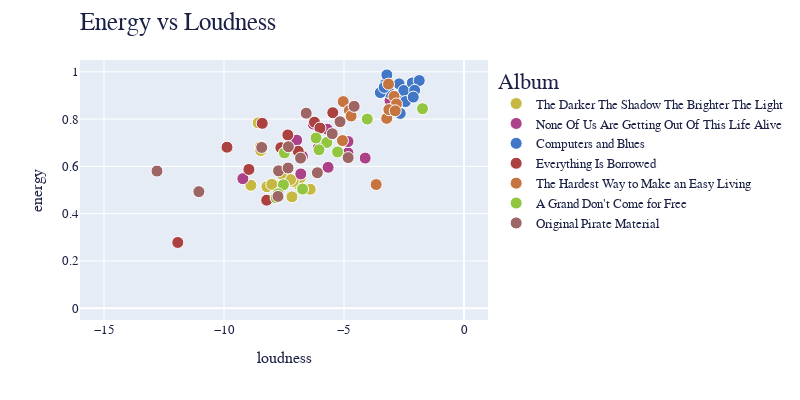

Source (notebook cell):
### Markdown cell above
We do see:
- in general very few significant correlations
- a high positive correlation between energy and loudness (the more energetic the louder, or the other way around, correlation doesn't describe causality)
- a low positive correlation between energy and valence (the more energetic the smaller the valence score, or the other way around)
- a low positive correlation between loudness and valence (the louder the smaller the valence score, or the other way around)
- a low negative correlation between popularity and loudness (the more popular the quieter)

Remember, this plot does not include all these very low correlations (between -0.3 and 0.3) that we saw in the heatmap.

The relationships between energy, loudness and valence are reasonable.

I hadn't expected that quieter songs tend to be more popular.

### Energy vs Valence
We learned there is only one pair of variables which show a high correlation. Let's plot these first.

Please note:
**Github cannot display interactive elements. Please use [nbviewer](https://nbviewer.org/github/scheinmensch/Spotify/blob/main/TheStreets.ipynb?flush_cache=False) to view the following plots.**

### Code cell
fig = px.scatter(ts, x='loudness', y='energy', color='album_name', custom_data=['name'], color_discrete_map=cpal_px, opacity=1)

fig.update_traces(marker=dict(size=12,
                              line=dict(width=1,
                                        color='white')),
                  selector=dict(mode='markers'))
fig.update_traces(hovertemplate='%{customdata[0]}')
fig.update_layout(
    title="Energy vs Loudness",
    legend_title="Album",
    title_x=0.1, 
    width=800,
    height=400,
    font_family="Anton-Regular",
    font_color="#1B2145",
    font_size=13,
    title_font_family="True Crimes",
    title_font_size=25,
    legend_title_font_family="True Crimes",
    legend_title_font_size=22)
fig.update_yaxes(range=[-0.05, 1.05])
fig.update_xaxes(range=[-16, 1])
fig.show()

### Figure 1 — Plotly figure (JSON) as saved in the notebook; plotly's stock layout.template omitted (floating-point values rounded to 4 significant figures)
{"data": [{"customdata": [["Too Much Yayo"], ["Money Isn’t Everything (feat. Teef)"], ["Walk of Shame"], ["Something to Hide"], ["Shake Hands With Shadows"], ["Not a Good Idea"], ["Bright Sunny Day"], ["The Darker The Shadow The Brighter The Light"], ["Funny Dream"], ["Gonna Hurt When This Is Over"], ["Kick The Can"], ["Each Day Gives"], ["Someone Else’s Tune"], ["Troubled Waters"], ["Good Old Daze"]], "hovertemplate": "%{customdata[0]}", "legendgroup": "The Darker The Shadow The Brighter The Light", "marker": {"color": "#c6b841", "line": {"color": "white", "width": 1}, "opacity": 1, "size": 12, "symbol": "circle"}, "mode": "markers", "name": "The Darker The Shadow The Brighter The Light", "orientation": "v", "showlegend": true, "type": "scatter", "x": [-6.933, -6.82, -7.119, -7.789, -8.479, -8.576, -6.407, -8.212, -8.008, -8.879, -7.169, -7.693, -8.469, -7.225, -7.614], "xaxis": "x", "y": [0.526, 0.552, 0.536, 0.515, 0.683, 0.784, 0.503, 0.514, 0.524, 0.52, 0.471, 0.582, 0.667, 0.544, 0.569], "yaxis": "y"}, {"customdata": [["Call My Phone Thinking I'm Doing Nothing Better (feat. Tame Impala)"], ["None Of Us Are Getting Out Of This Life Alive (feat. IDLES)"], ["I Wish You Loved You As Much As You Love Him (feat. Donae'O & Greentea Peng)"], ["You Can’t Afford Me (feat. Ms Banks)"], ["I Know Something You Did (feat. Jesse James Solomon & ELIZA)"], ["Eskimo Ice (feat. Kasien)"], ["Phone Is Always In My Hand (feat. Dapz on the Map)"], ["The Poison I Take Hoping You Will Suffer (feat. Oscar #Worldpeace)"], ["Same Direction (feat. Jimothy Lacoste)"], ["Falling Down (feat. Hak Baker)"], ["Conspiracy Theory Freestyle (feat. Rob Harvey)"], ["Take Me As I Am"]], "hovertemplate": "%{customdata[0]}", "legendgroup": "None Of Us Are Getting Out Of This Life Alive", "marker": {"color": "#ab4189", "line": {"color": "white", "width": 1}, "opacity": 1, "size": 12, "symbol": "circle"}, "mode": "markers", "name": "None Of Us Are Getting Out Of This Life Alive", "orientation": "v", "showlegend": true, "type": "scatter", "x": [-5.662, -6.971, -6.279, -6.075, -4.834, -9.214, -6.8, -4.117, -4.833, -5.693, -6.732, -3.082], "xaxis": "x", "y": [0.596, 0.711, 0.779, 0.678, 0.657, 0.548, 0.568, 0.635, 0.705, 0.757, 0.643, 0.879], "yaxis": "y"}, {"customdata": [["Outside Inside"], ["Going Through Hell"], ["Roof of Your Car"], ["Puzzled by People"], ["Without Thinking"], ["Blip on a Screen"], ["Those That Don't Know"], ["Soldiers"], ["We Can Never Be Friends"], ["ABC"], ["OMG"], ["Trying to Kill M.E."], ["Trust Me"], ["Lock the Locks"]], "hovertemplate": "%{customdata[0]}", "legendgroup": "Computers and Blues", "marker": {"color": "#4277c7", "line": {"color": "white", "width": 1}, "opacity": 1, "size": 12, "symbol": "circle"}, "mode": "markers", "name": "Computers and Blues", "orientation": "v", "showlegend": true, "type": "scatter", "x": [-2.704, -2.628, -2.658, -2.506, -2.154, -3.117, -1.865, -2.056, -3.286, -3.487, -2.44, -2.114, -3.214, -3.326], "xaxis": "x", "y": [0.949, 0.891, 0.824, 0.921, 0.953, 0.912, 0.963, 0.922, 0.947, 0.912, 0.874, 0.893, 0.987, 0.934], "yaxis": "y"}, {"customdata": [["Everything Is Borrowed"], ["Heaven for the Weather"], ["I Love You More (Than You Like Me)"], ["The Way of the Dodo"], ["On the Flip of a Coin"], ["On the Edge of a Cliff"], ["Never Give In"], ["The Sherry End"], ["Alleged Legends"], ["The Strongest Person I Know"], ["The Escapist"]], "hovertemplate": "%{customdata[0]}", "legendgroup": "Everything Is Borrowed", "marker": {"color": "#AB4141", "line": {"color": "white", "width": 1}, "opacity": 1, "size": 12, "symbol": "circle"}, "mode": "markers", "name": "Everything Is Borrowed", "orientation": "v", "showlegend": true, "type": "scatter", "x": [-8.407, -5.467, -9.875, -6.231, -8.963, -6.002, -8.221, -7.632, -7.34, -11.93, -6.905], "xaxis": "x", "y": [0.782, 0.827, 0.681, 0.787, 0.587, 0.762, 0.457, 0.679, 0.733, 0.278, 0.664], "yaxis": "y"}, {"customdata": [["Prangin' Out"], ["War of the Sexes"], ["The Hardest Way to Make an Easy Living"], ["All Goes Out the Window"], ["Memento Mori"], ["Can't Con an Honest John"], ["When You Wasn't Famous"], ["Never Went to Church"], ["Hotel Expressionism"], ["Two Nations"], ["Fake Streets Hats"]], "hovertemplate": "%{customdata[0]}", "legendgroup": "The Hardest Way to Make an Easy Living", "marker": {"color": "#c67541", "line": {"color": "white", "width": 1}, "opacity": 1, "size": 12, "symbol": "circle"}, "mode": "markers", "name": "The Hardest Way to Make an Easy Living", "orientation": "v", "showlegend": true, "type": "scatter", "x": [-5.035, -2.914, -3.146, -3.22, -5.063, -2.816, -4.778, -3.659, -3.131, -2.865, -4.703], "xaxis": "x", "y": [0.874, 0.896, 0.948, 0.803, 0.709, 0.864, 0.837, 0.523, 0.84, 0.835, 0.813], "yaxis": "y"}, {"customdata": [["It Was Supposed to Be so Easy"], ["Could Well Be In"], ["Not Addicted"], ["Blinded by the Lights"], ["Wouldn't Have It Any Other Way"], ["Get Out of My House"], ["Fit but You Know It"], ["Such a Twat"], ["What Is He Thinking?"], ["Dry Your Eyes"], ["Empty Cans"]], "hovertemplate": "%{customdata[0]}", "legendgroup": "A Grand Don't Come for Free", "marker": {"color": "#92c641", "line": {"color": "white", "width": 1}, "opacity": 1, "size": 12, "symbol": "circle"}, "mode": "markers", "name": "A Grand Don't Come for Free", "orientation": "v", "showlegend": true, "type": "scatter", "x": [-5.268, -7.485, -6.166, -5.718, -7.525, -6.727, -1.729, -4.031, -7.745, -7.829, -6.041], "xaxis": "x", "y": [0.661, 0.657, 0.72, 0.701, 0.522, 0.504, 0.844, 0.8, 0.484, 0.467, 0.67], "yaxis": "y"}, {"customdata": [["Turn the Page"], ["Has It Come to This?"], ["Let's Push Things Forward"], ["Sharp Darts"], ["Same Old Thing"], ["Geezers Need Excitement"], ["It's Too Late"], ["Too Much Brandy"], ["Don't Mug Yourself"], ["Who Got the Funk?"], ["The Irony of It All"], ["Weak Become Heroes"], ["Who Dares Wins"], ["Stay Positive"]], "hovertemplate": "%{customdata[0]}", "legendgroup": "Original Pirate Material", "marker": {"color": "#9e6565", "line": {"color": "white", "width": 1}, "opacity": 1, "size": 12, "symbol": "circle"}, "mode": "markers", "name": "Original Pirate Material", "orientation": "v", "showlegend": true, "type": "scatter", "x": [-7.317, -4.577, -5.49, -5.166, -7.728, -11.05, -8.429, -6.81, -4.827, -6.574, -7.331, -12.79, -7.75, -6.109], "xaxis": "x", "y": [0.683, 0.854, 0.738, 0.789, 0.581, 0.493, 0.68, 0.635, 0.637, 0.825, 0.593, 0.58, 0.473, 0.573], "yaxis": "y"}], "layout": {"font": {"color": "#1B2145", "family": "Anton-Regular", "size": 13}, "height": 400, "legend": {"title": {"font": {"family": "True Crimes", "size": 22}, "text": "Album"}, "tracegroupgap": 0}, "margin": {"t": 60}, "title": {"font": {"family": "True Crimes", "size": 25}, "text": "Energy vs Loudness", "x": 0.1}, "width": 800, "xaxis": {"anchor": "y", "domain": [0, 1], "range": [-16, 1], "title": {"text": "loudness"}, "type": "linear"}, "yaxis": {"anchor": "x", "domain": [0, 1], "range": [-0.05, 1.05], "title": {"text": "energy"}, "type": "linear"}}}
